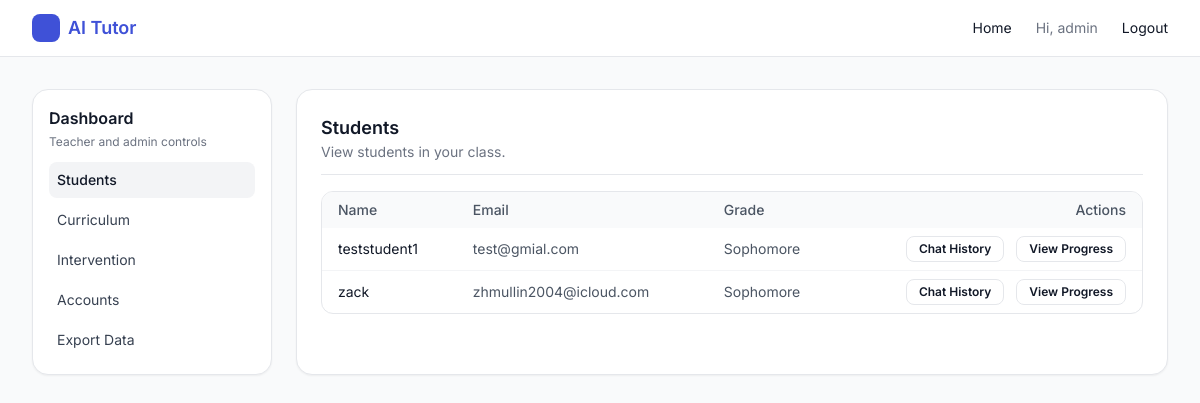
Page /tutor/dashboard/ (signed in) on the earlier database version.
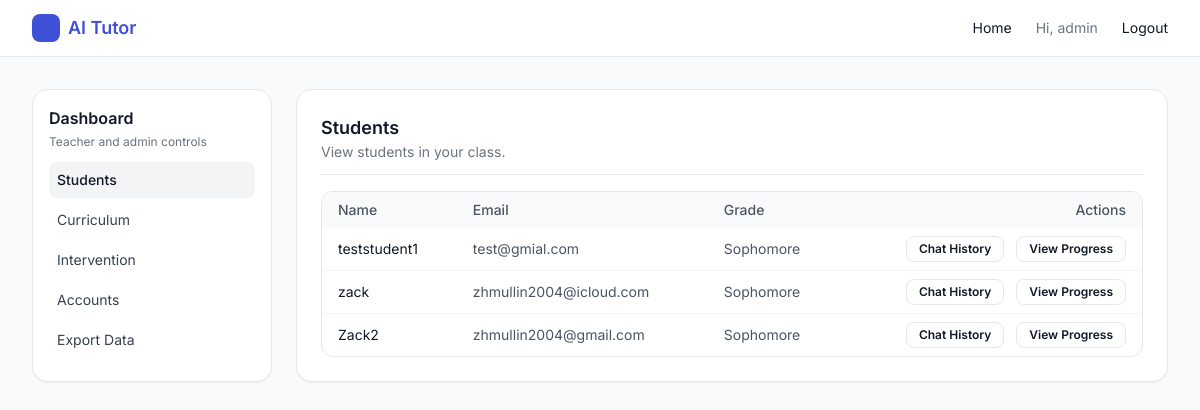
Same page on the later database version.
### tutor/models.py (models this page shows, shortened)
class StudentProfile(models.Model):
    user = models.OneToOneField(settings.AUTH_USER_MODEL, on_delete=models.CASCADE)
    school = models.CharField(max_length=200, blank=True)
    grade = models.CharField(max_length=50, blank=True)
    classes = models.TextField(blank=True)  # comma-separated list
    teacher = models.ForeignKey(
        TeacherProfile,
        null=True,
        blank=True,
        on_delete=models.SET_NULL,
        related_name="students",
    )

### tutor/views.py (the view)
# urls.py: path("dashboard/", dashboard_page, name="dashboard"),
@login_required
@user_passes_test(is_teacher_or_admin)
def dashboard_page(request):
    teachers = TeacherProfile.objects.select_related("user").all()
    admins = AdminProfile.objects.select_related("user").all()
    is_admin_flag = is_admin(request.user)
    try:
        teacher_profile = TeacherProfile.objects.get(user=request.user)
    except TeacherProfile.DoesNotExist:
        teacher_profile = None
    is_teacher_flag = teacher_profile is not None
    if is_admin_flag:
        students = StudentProfile.objects.select_related("user", "teacher").all()
    elif is_teacher_flag:
        students = StudentProfile.objects.select_related("user", "teacher").filter(
            teacher=teacher_profile
        )
    else:
        students = StudentProfile.objects.none()
    files = []
    if os.path.exists(settings.CURRICULUM_ROOT):
        files = sorted(os.listdir(settings.CURRICULUM_ROOT))
    context = {
        "teachers": teachers,
        "admins": admins,
        "students": students,
        "curriculum_files": files,
        "is_admin": is_admin_flag,
        "is_teacher": is_teacher_flag,
    }
    return render(request, "dashboard_admin_mentor.html", context)

### tutor/utils.py (called while the page is built)
def is_teacher_or_admin(user):
    if not user.is_authenticated:
        return False
    if user.is_superuser:
        return True
    is_teacher = TeacherProfile.objects.filter(user=user).exists()
    is_admin = AdminProfile.objects.filter(user=user).exists()
    return is_teacher or is_admin

def is_admin(user):
    if not user.is_authenticated:
        return False
    if user.is_superuser:
        return True
    is_admin = AdminProfile.objects.filter(user=user).exists()
    return is_admin

### tutor/templates/dashboard_admin_mentor.html (shortened to what the changed rows need)
{% extends "base.html" %}
{% block content %}
<div class="grid lg:grid-cols-[240px_minmax(0,1fr)] gap-6">
  <section class="bg-white rounded-2xl border shadow-sm flex flex-col p-6">
    <header class="mb-4 border-b pb-3">
      <h2 id="dashboardSectionTitle" class="text-lg font-semibold text-gray-900">
      </h2>
    </header>
    <div id="dashboardContent" class="flex-1">
      <div id="section-students" class="space-y-6 hidden"><div>
          <div class="border rounded-xl overflow-hidden">
            <table class="min-w-full text-sm">
              <thead class="bg-gray-50 text-gray-600">
                <tr>
                  <th class="px-4 py-2 text-left font-medium">Name</th>
                  <th class="px-4 py-2 text-left font-medium">Email</th>
                  <th class="px-4 py-2 text-left font-medium">Grade</th>
                  <th class="px-4 py-2 text-right font-medium">Actions</th>
                </tr>
              </thead>
              <tbody class="divide-y divide-gray-100">
                {% for s in students %}
                  <tr>
                    <td class="px-4 py-2">
                      {{ s.user.get_full_name|default:s.user.username }}
                    </td>
                    <td class="px-4 py-2 text-gray-600">
                      {{ s.user.email }}
                    </td>
                    <td class="px-4 py-2 text-gray-600">
                      {{ s.grade }}
                    </td>
                    <td class="px-4 py-2 text-right space-x-2">
                      <button
                        type="button"
                        class="inline-flex items-center rounded-lg border px-3 py-1 text-xs font-semibold hover:bg-gray-50 chat-history-btn"
                        data-role="student"
                        data-student-id="{{ s.user.id }}"
                        data-classes="{{ s.classes|default_if_none:''|escapejs }}"
                        data-teacher-id="{{ s.teacher.id|default:'' }}">
                        Chat History
                      </button>
                      <button
                        type="button"
                        class="inline-flex items-center rounded-lg border px-3 py-1 text-xs font-semibold hover:bg-gray-50 view-progress-btn"
                        data-role="student"
                        data-user-id="{{ s.user.id }}">
                        View Progress
                      </button>
                    </td>
                  </tr>
                {% empty %}
                  <tr>
                    <td colspan="4" class="px-4 py-3 text-center text-gray-400">
                      No students found.
                    </td>
                  </tr>
                {% endfor %}
              </tbody>
            </table>
          </div>
        </div>
      </div>
    </div>
  </section>
</div>
{% endblock %}

Differences in the rows shown:
added StudentProfile: user.get_full_name "Zack2", user.email "zhmullin2004@gmail.com", grade "Sophomore"
